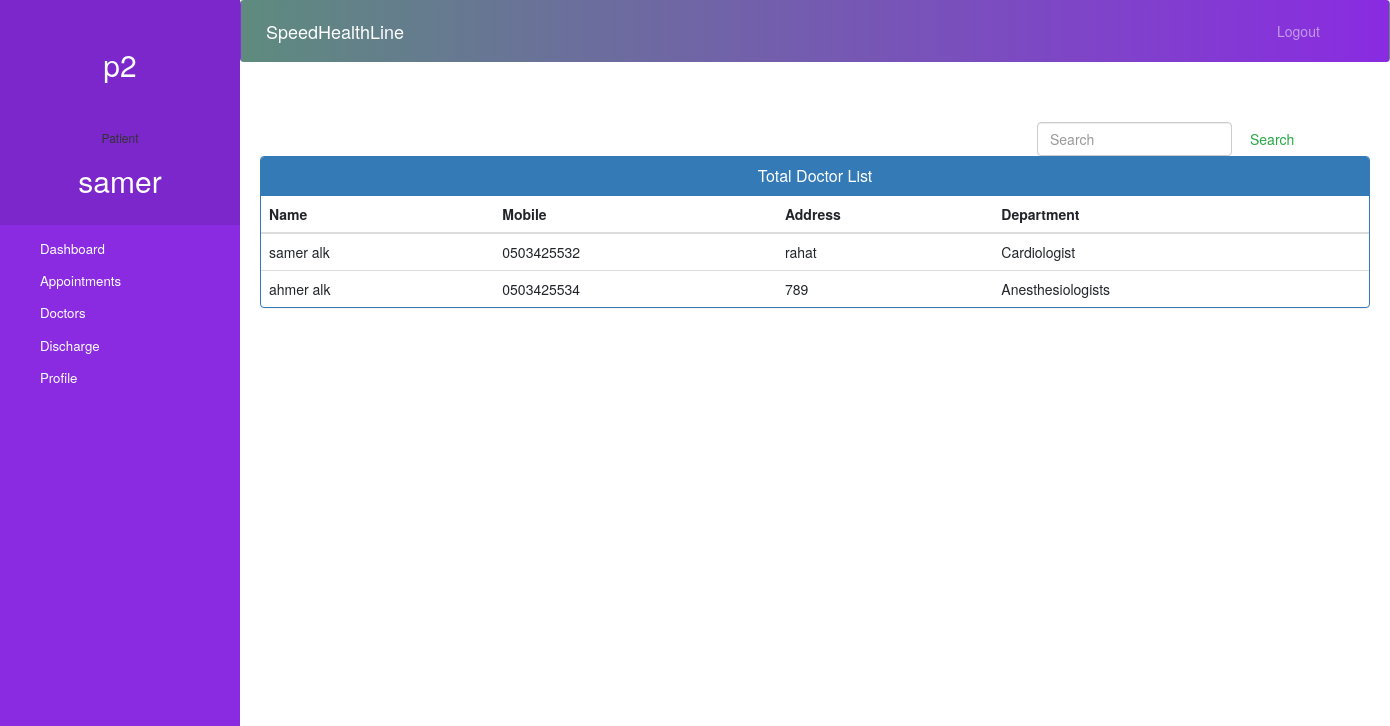
The app's page /patient-doctor (signed in), older data.
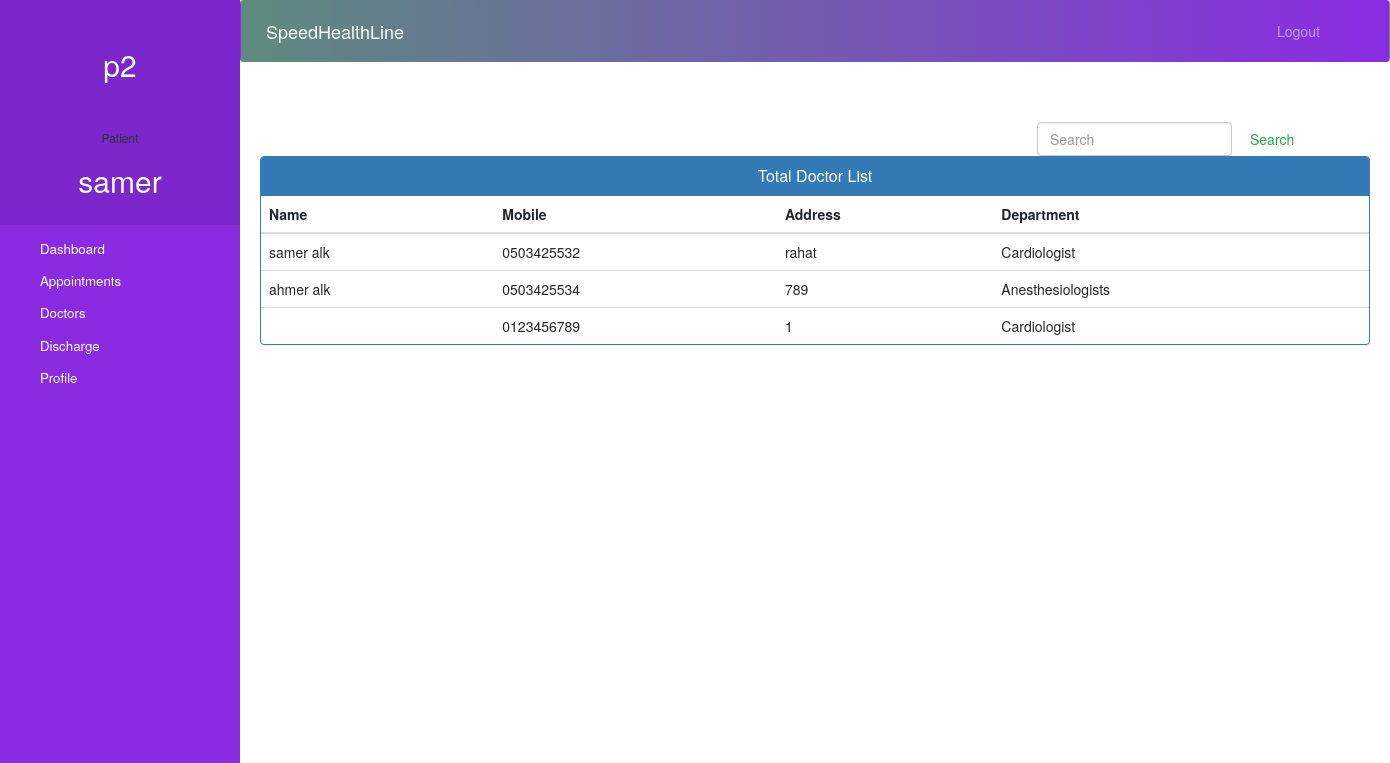
The same page, newer data.
### core/models.py (models this page shows, shortened)
class Doctor(models.Model):
    user=models.OneToOneField(User,on_delete=models.CASCADE)
    certificate_file = models.FileField(
        upload_to='certificate_files',
        null=True,
        blank=True
    )
    address = models.CharField(max_length=40)
    mobile = models.CharField(max_length=20, null=False, default='0123456789')
    department= models.CharField(max_length=50,choices=departments,default='Cardiologist')
    status=models.BooleanField(default=True)
    @property
    def get_name(self):
        return self.user.first_name+" "+self.user.last_name

### core/views.py (the view)
# urls.py: path('patient-doctor', patient_doctor, name='patient-doctor'),
def patient_doctor(request):
    doctors = models.Doctor.objects.all().filter(status=True)
    patient = models.Patient.objects.get(user_id=request.user.id)  # for profile picture of patient in sidebar
    return render(request, 'patient_doctor.html', {'patient': patient, 'doctors': doctors})

### templates/patient_doctor.html (shortened to what this page needs)
{% extends 'patient_base.html' %}
{% block content %}
{%load static%}
<head>
  <link href="//netdna.bootstrapcdn.com/bootstrap/3.0.0/css/bootstrap.min.css" rel="stylesheet" id="bootstrap-css">
</head>
<div class="container">
    <form  action="/searchdoctor" method="get" style="margin-left:70%;" class="form-inline my-2 my-lg-0">
      <input class="form-control mr-sm-2" type="search" placeholder="Search" name="query" id="query" aria-label="Search">
      <button class="btn btn-outline-success my-2 my-sm-0" type="submit">Search</button>
    </form>
  {% if doctors %}
  <div class="panel panel-primary">
    <div class="panel-heading">
      <h6 class="panel-title"> Total Doctor List</h6>
    </div>
    <table class="table table-hover" id="dev-table">
        <thead>
          <tr>
            <th>Name</th>
            <th>Mobile</th>
            <th>Address</th>
            <th>Department</th>
          </tr>
        </thead>
        {% for d in doctors %}
        <tr>
          <td> {{d.get_name}}</td>
          <td>{{d.mobile}}</td>
          <td>{{d.address}}</td>
          <td>{{d.department}}</td>
        </tr>
        {% endfor %}
      </table>
  </div>
  {%else%}
  <br><br><br>
  <h4 style="text-align: center;color: red;">No Doctor Found !!!</h4>
  {% endif %}
</div>
{% endblock content %}

Row changes from the older to the newer data that the page shows:
added Doctor: mobile "0123456789", address "1", department "Cardiologist"
